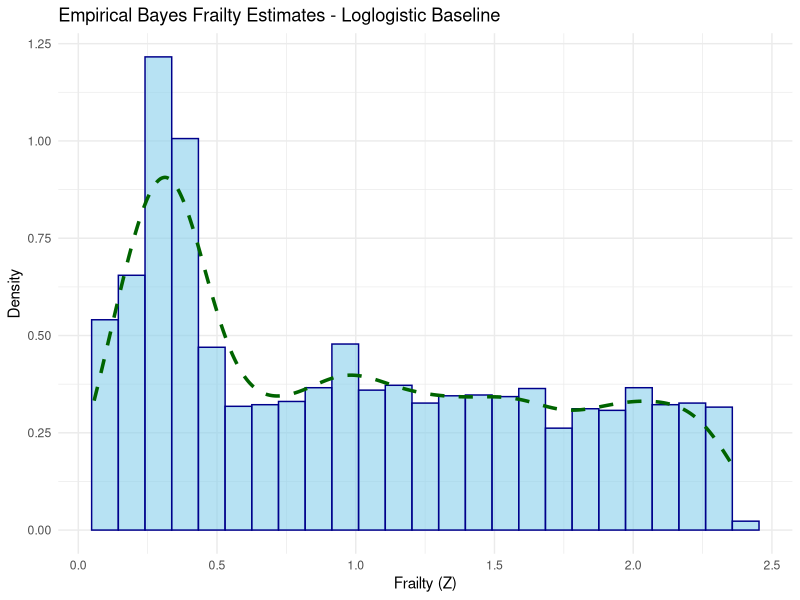

Write the R code that produced this figure.
## ---- chunk 1
knitr::opts_chunk$set(echo = TRUE, warning = FALSE, message = FALSE)
library(survival)
library(tidyverse)
library(kableExtra)
## ---- chunk 2
set.seed(2025)

n <- 5000
shape_base <- rexp(1, 1)
scale_base <- rexp(1, 1)
frailty_variance <- rgamma(1, shape = 2, rate = 2)
beta_shape <- rnorm(2)
beta_scale <- rnorm(2)

cov_df <- tibble(
  X1 = rbinom(n, 1, 0.5),
  X2 = rnorm(n)
)

alpha_gamma_sim <- 1 / frailty_variance
Z <- rgamma(n, shape = alpha_gamma_sim, rate = alpha_gamma_sim)

X <- as.matrix(cov_df)
shape_ind <- exp(log(shape_base) + X %*% beta_shape)
scale_ind <- exp(log(scale_base) + X %*% beta_scale)

U <- runif(n)
times <- scale_ind * (U^(-1 / Z) - 1)^(1 / shape_ind)

cens_times <- rexp(n, rate = 0.05)
observed_times <- pmin(times, cens_times)
event <- as.numeric(times <= cens_times)
## ---- chunk 3
loglogistic_frailty_cov_loglik <- function(params, times, event, X) {
  shape_base <- params[1]; scale_base <- params[2]; frailty_var <- params[3]
  p <- ncol(X)
  beta_shape <- params[4:(3 + p)]
  beta_scale <- params[(4 + p):(3 + 2 * p)]

  if (any(c(shape_base, scale_base, frailty_var) <= 0)) return(Inf)

  alpha_gamma <- 1 / frailty_var
  shape_ind <- exp(log(shape_base) + X %*% beta_shape)
  scale_ind <- exp(log(scale_base) + X %*% beta_scale)
  H0 <- -log(1 / (1 + (times / scale_ind)^shape_ind))
  h0 <- ((shape_ind / scale_ind) * (times / scale_ind)^(shape_ind - 1)) /
    (1 + (times / scale_ind)^shape_ind)
  S <- (1 + H0 / alpha_gamma)^(-alpha_gamma)
  h <- h0 / (1 + H0 / alpha_gamma)

  if (any(S <= 0) || any(event == 1 & h <= 0)) return(Inf)
  -sum(event * (log(h) + log(S)) + (1 - event) * log(S))
}
## ---- chunk 4
alpha <- 0.05
p <- ncol(X)
init_params <- c(0.1, 0.1, 0.3, rep(0, 2 * p))

opt <- optim(init_params, loglogistic_frailty_cov_loglik,
             times = observed_times, event = event, X = X,
             method = "L-BFGS-B",
             lower = c(0.001, 0.001, 0.01, rep(-Inf, 2 * p)),
             hessian = TRUE)

est <- opt$par
vcov_mat <- solve(opt$hessian)
se <- sqrt(diag(vcov_mat))
z_val <- qnorm(1 - alpha / 2)

param_names <- c("Shape Base", "Scale Base", "Frailty Variance",
                 paste0("Beta_Shape", 1:p), paste0("Beta_Scale", 1:p))
true_values <- c(shape_base, scale_base, frailty_variance, beta_shape, beta_scale)

ci <- data.frame(
  Parameter = param_names,
  Lower = est - z_val * se,
  `True Values` = true_values,
  Upper = est + z_val * se,
  CI = ifelse(true_values >= (est - z_val * se) &
                true_values <= (est + z_val * se), "Yes", "No"),
  Estimate = est,
  SE = se
)

kbl(ci, align = 'lccccc', digits = 3) %>%
  kableExtra::kable_styling(full_width = FALSE,
                            bootstrap_options = c("striped", "hover", "condensed"))
## ---- chunk 5
EB_frailty_loglogistic <- function(params, times, event, X) {
  shape_base <- params[1]; scale_base <- params[2]; frailty_var <- params[3]
  p <- ncol(X)
  beta_shape <- params[4:(3 + p)]
  beta_scale <- params[(4 + p):(3 + 2 * p)]

  alpha <- 1 / frailty_var
  shape_ind <- exp(log(shape_base) + X %*% beta_shape)
  scale_ind <- exp(log(scale_base) + X %*% beta_scale)
  H0 <- -log(1 / (1 + (times / scale_ind)^shape_ind))
  (alpha + event) / (alpha + H0)
}

frailty_est <- EB_frailty_loglogistic(est, observed_times, event, X)

ggplot(data.frame(frailty = frailty_est), aes(x = frailty)) +
  geom_histogram(aes(y = after_stat(density)), bins = 25,
                 fill = "skyblue", color = "darkblue", alpha = 0.6) +
  geom_density(linetype = "dashed", color = "darkgreen", linewidth = 1.2) +
  labs(title = "Empirical Bayes Frailty Estimates - Loglogistic Baseline",
       x = "Frailty (Z)", y = "Density") +
  theme_minimal()
